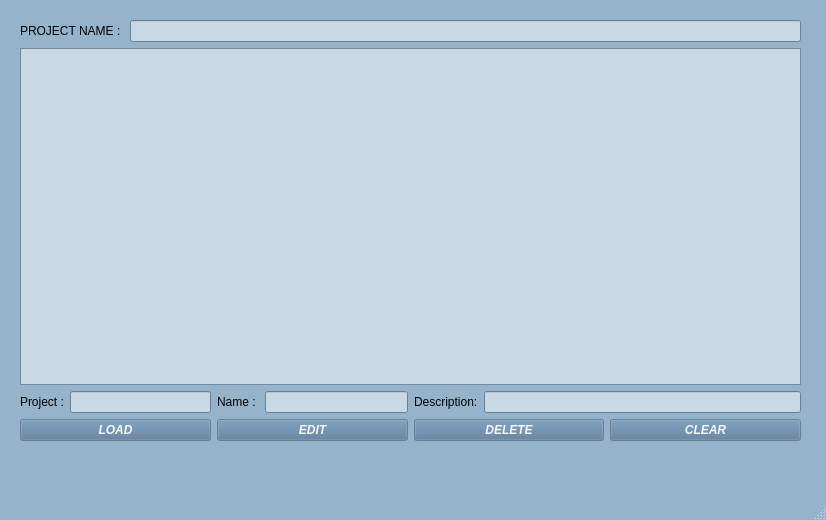
<?xml version="1.0" encoding="UTF-8"?>
<ui version="4.0">
 <class>MainWindow</class>
 <widget class="QMainWindow" name="MainWindow">
  <property name="geometry">
   <rect>
    <x>0</x>
    <y>0</y>
    <width>826</width>
    <height>520</height>
   </rect>
  </property>
  <property name="palette">
   <palette>
    <active>
     <colorrole role="Base">
      <brush brushstyle="SolidPattern">
       <color alpha="255">
        <red>201</red>
        <green>216</green>
        <blue>229</blue>
       </color>
      </brush>
     </colorrole>
     <colorrole role="Window">
      <brush brushstyle="SolidPattern">
       <color alpha="255">
        <red>149</red>
        <green>179</green>
        <blue>202</blue>
       </color>
      </brush>
     </colorrole>
    </active>
    <inactive>
     <colorrole role="Base">
      <brush brushstyle="SolidPattern">
       <color alpha="255">
        <red>201</red>
        <green>216</green>
        <blue>229</blue>
       </color>
      </brush>
     </colorrole>
     <colorrole role="Window">
      <brush brushstyle="SolidPattern">
       <color alpha="255">
        <red>149</red>
        <green>179</green>
        <blue>202</blue>
       </color>
      </brush>
     </colorrole>
    </inactive>
    <disabled>
     <colorrole role="Base">
      <brush brushstyle="SolidPattern">
       <color alpha="255">
        <red>149</red>
        <green>179</green>
        <blue>202</blue>
       </color>
      </brush>
     </colorrole>
     <colorrole role="Window">
      <brush brushstyle="SolidPattern">
       <color alpha="255">
        <red>149</red>
        <green>179</green>
        <blue>202</blue>
       </color>
      </brush>
     </colorrole>
    </disabled>
   </palette>
  </property>
  <property name="windowTitle">
   <string>MainWindow</string>
  </property>
  <widget class="QWidget" name="centralwidget">
   <widget class="QWidget" name="">
    <property name="geometry">
     <rect>
      <x>20</x>
      <y>20</y>
      <width>781</width>
      <height>421</height>
     </rect>
    </property>
    <layout class="QGridLayout" name="gridLayout">
     <item row="0" column="0" colspan="2">
      <layout class="QHBoxLayout" name="horizontalLayout">
       <item>
        <widget class="QLabel" name="label_projectname">
         <property name="text">
          <string>PROJECT NAME : </string>
         </property>
        </widget>
       </item>
       <item>
        <widget class="QLineEdit" name="searchEdit"/>
       </item>
      </layout>
     </item>
     <item row="2" column="0">
      <layout class="QHBoxLayout" name="horizontalLayout_5">
       <item>
        <layout class="QHBoxLayout" name="horizontalLayout_2">
         <item>
          <widget class="QLabel" name="label_project">
           <property name="text">
            <string>Project :</string>
           </property>
          </widget>
         </item>
         <item>
          <widget class="QLineEdit" name="projectEdit"/>
         </item>
        </layout>
       </item>
       <item>
        <layout class="QHBoxLayout" name="horizontalLayout_3">
         <item>
          <widget class="QLabel" name="label_name">
           <property name="text">
            <string>Name : </string>
           </property>
          </widget>
         </item>
         <item>
          <widget class="QLineEdit" name="nameEdit"/>
         </item>
        </layout>
       </item>
      </layout>
     </item>
     <item row="2" column="1">
      <layout class="QHBoxLayout" name="horizontalLayout_6">
       <item>
        <widget class="QLabel" name="label_description">
         <property name="text">
          <string>Description:</string>
         </property>
        </widget>
       </item>
       <item>
        <widget class="QLineEdit" name="descriptionEdit"/>
       </item>
      </layout>
     </item>
     <item row="3" column="0" colspan="2">
      <layout class="QHBoxLayout" name="horizontalLayout_7">
       <item>
        <widget class="QPushButton" name="loadbtn">
         <property name="palette">
          <palette>
           <active>
            <colorrole role="Button">
             <brush brushstyle="SolidPattern">
              <color alpha="255">
               <red>80</red>
               <green>115</green>
               <blue>148</blue>
              </color>
             </brush>
            </colorrole>
            <colorrole role="ButtonText">
             <brush brushstyle="SolidPattern">
              <color alpha="255">
               <red>247</red>
               <green>247</green>
               <blue>247</blue>
              </color>
             </brush>
            </colorrole>
           </active>
           <inactive>
            <colorrole role="Button">
             <brush brushstyle="SolidPattern">
              <color alpha="255">
               <red>80</red>
               <green>115</green>
               <blue>148</blue>
              </color>
             </brush>
            </colorrole>
            <colorrole role="ButtonText">
             <brush brushstyle="SolidPattern">
              <color alpha="255">
               <red>247</red>
               <green>247</green>
               <blue>247</blue>
              </color>
             </brush>
            </colorrole>
           </inactive>
           <disabled>
            <colorrole role="Button">
             <brush brushstyle="SolidPattern">
              <color alpha="255">
               <red>80</red>
               <green>115</green>
               <blue>148</blue>
              </color>
             </brush>
            </colorrole>
            <colorrole role="ButtonText">
             <brush brushstyle="SolidPattern">
              <color alpha="255">
               <red>190</red>
               <green>190</green>
               <blue>190</blue>
              </color>
             </brush>
            </colorrole>
           </disabled>
          </palette>
         </property>
         <property name="font">
          <font>
           <weight>75</weight>
           <italic>true</italic>
           <bold>true</bold>
          </font>
         </property>
         <property name="text">
          <string>LOAD</string>
         </property>
        </widget>
       </item>
       <item>
        <widget class="QPushButton" name="editbtn">
         <property name="palette">
          <palette>
           <active>
            <colorrole role="Button">
             <brush brushstyle="SolidPattern">
              <color alpha="255">
               <red>80</red>
               <green>115</green>
               <blue>148</blue>
              </color>
             </brush>
            </colorrole>
            <colorrole role="ButtonText">
             <brush brushstyle="SolidPattern">
              <color alpha="255">
               <red>247</red>
               <green>247</green>
               <blue>247</blue>
              </color>
             </brush>
            </colorrole>
           </active>
           <inactive>
            <colorrole role="Button">
             <brush brushstyle="SolidPattern">
              <color alpha="255">
               <red>80</red>
               <green>115</green>
               <blue>148</blue>
              </color>
             </brush>
            </colorrole>
            <colorrole role="ButtonText">
             <brush brushstyle="SolidPattern">
              <color alpha="255">
               <red>247</red>
               <green>247</green>
               <blue>247</blue>
              </color>
             </brush>
            </colorrole>
           </inactive>
           <disabled>
            <colorrole role="Button">
             <brush brushstyle="SolidPattern">
              <color alpha="255">
               <red>80</red>
               <green>115</green>
               <blue>148</blue>
              </color>
             </brush>
            </colorrole>
            <colorrole role="ButtonText">
             <brush brushstyle="SolidPattern">
              <color alpha="255">
               <red>190</red>
               <green>190</green>
               <blue>190</blue>
              </color>
             </brush>
            </colorrole>
           </disabled>
          </palette>
         </property>
         <property name="font">
          <font>
           <weight>75</weight>
           <italic>true</italic>
           <bold>true</bold>
          </font>
         </property>
         <property name="text">
          <string>EDIT</string>
         </property>
        </widget>
       </item>
       <item>
        <widget class="QPushButton" name="deletebtn">
         <property name="palette">
          <palette>
           <active>
            <colorrole role="Button">
             <brush brushstyle="SolidPattern">
              <color alpha="255">
               <red>80</red>
               <green>115</green>
               <blue>148</blue>
              </color>
             </brush>
            </colorrole>
            <colorrole role="ButtonText">
             <brush brushstyle="SolidPattern">
              <color alpha="255">
               <red>247</red>
               <green>247</green>
               <blue>247</blue>
              </color>
             </brush>
            </colorrole>
           </active>
           <inactive>
            <colorrole role="Button">
             <brush brushstyle="SolidPattern">
              <color alpha="255">
               <red>80</red>
               <green>115</green>
               <blue>148</blue>
              </color>
             </brush>
            </colorrole>
            <colorrole role="ButtonText">
             <brush brushstyle="SolidPattern">
              <color alpha="255">
               <red>247</red>
               <green>247</green>
               <blue>247</blue>
              </color>
             </brush>
            </colorrole>
           </inactive>
           <disabled>
            <colorrole role="Button">
             <brush brushstyle="SolidPattern">
              <color alpha="255">
               <red>80</red>
               <green>115</green>
               <blue>148</blue>
              </color>
             </brush>
            </colorrole>
            <colorrole role="ButtonText">
             <brush brushstyle="SolidPattern">
              <color alpha="255">
               <red>190</red>
               <green>190</green>
               <blue>190</blue>
              </color>
             </brush>
            </colorrole>
           </disabled>
          </palette>
         </property>
         <property name="font">
          <font>
           <weight>75</weight>
           <italic>true</italic>
           <bold>true</bold>
          </font>
         </property>
         <property name="text">
          <string>DELETE</string>
         </property>
        </widget>
       </item>
       <item>
        <widget class="QPushButton" name="clearbtn">
         <property name="palette">
          <palette>
           <active>
            <colorrole role="Button">
             <brush brushstyle="SolidPattern">
              <color alpha="255">
               <red>80</red>
               <green>115</green>
               <blue>148</blue>
              </color>
             </brush>
            </colorrole>
            <colorrole role="ButtonText">
             <brush brushstyle="SolidPattern">
              <color alpha="255">
               <red>247</red>
               <green>247</green>
               <blue>247</blue>
              </color>
             </brush>
            </colorrole>
           </active>
           <inactive>
            <colorrole role="Button">
             <brush brushstyle="SolidPattern">
              <color alpha="255">
               <red>80</red>
               <green>115</green>
               <blue>148</blue>
              </color>
             </brush>
            </colorrole>
            <colorrole role="ButtonText">
             <brush brushstyle="SolidPattern">
              <color alpha="255">
               <red>247</red>
               <green>247</green>
               <blue>247</blue>
              </color>
             </brush>
            </colorrole>
           </inactive>
           <disabled>
            <colorrole role="Button">
             <brush brushstyle="SolidPattern">
              <color alpha="255">
               <red>80</red>
               <green>115</green>
               <blue>148</blue>
              </color>
             </brush>
            </colorrole>
            <colorrole role="ButtonText">
             <brush brushstyle="SolidPattern">
              <color alpha="255">
               <red>190</red>
               <green>190</green>
               <blue>190</blue>
              </color>
             </brush>
            </colorrole>
           </disabled>
          </palette>
         </property>
         <property name="font">
          <font>
           <weight>75</weight>
           <italic>true</italic>
           <bold>true</bold>
          </font>
         </property>
         <property name="text">
          <string>CLEAR</string>
         </property>
        </widget>
       </item>
      </layout>
     </item>
     <item row="1" column="0" colspan="2">
      <widget class="QTableView" name="tableView"/>
     </item>
    </layout>
   </widget>
  </widget>
  <widget class="QMenuBar" name="menubar">
   <property name="geometry">
    <rect>
     <x>0</x>
     <y>0</y>
     <width>826</width>
     <height>25</height>
    </rect>
   </property>
  </widget>
  <widget class="QStatusBar" name="statusbar"/>
 </widget>
 <resources/>
 <connections/>
</ui>
